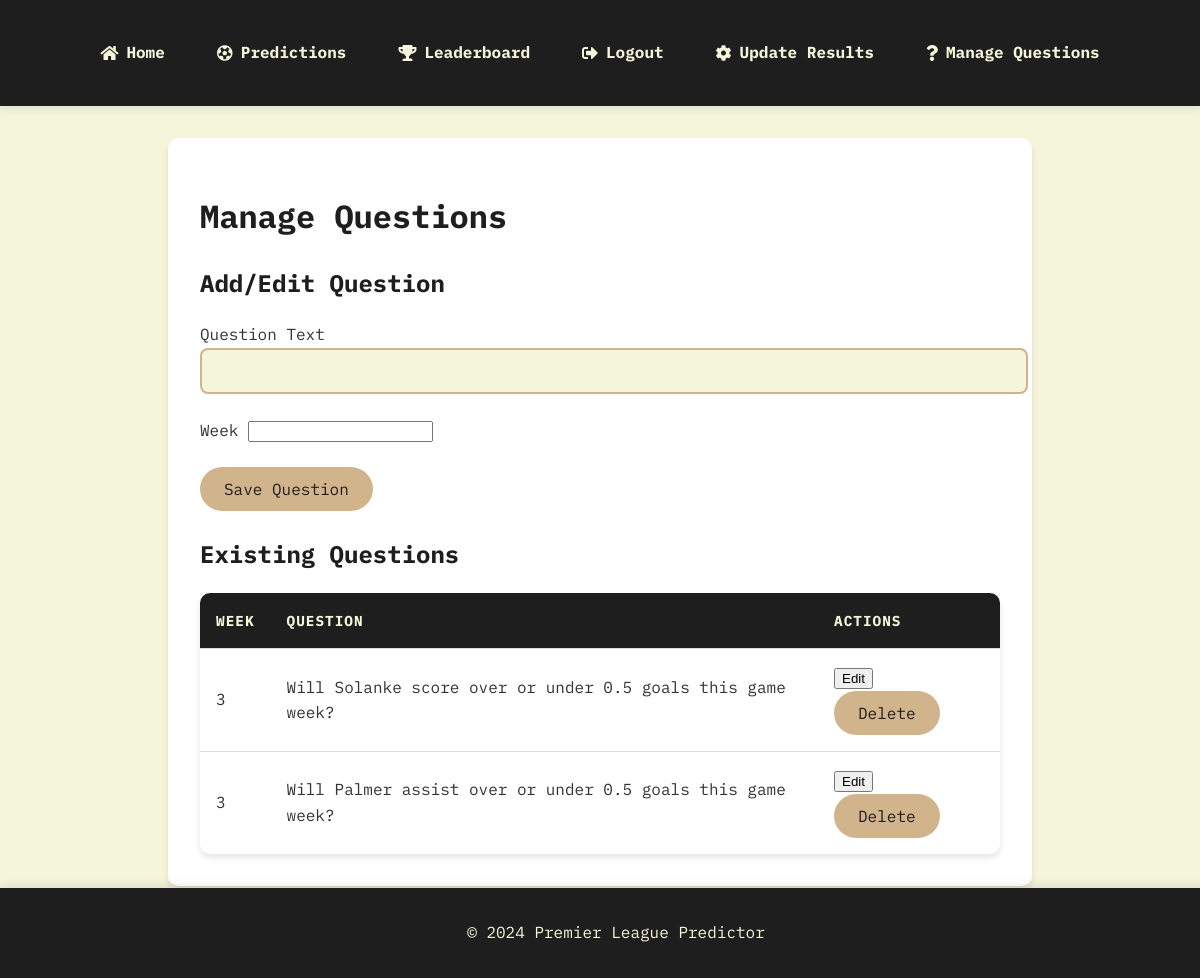
Before: /admin/manage_questions (signed in) with the older database file.
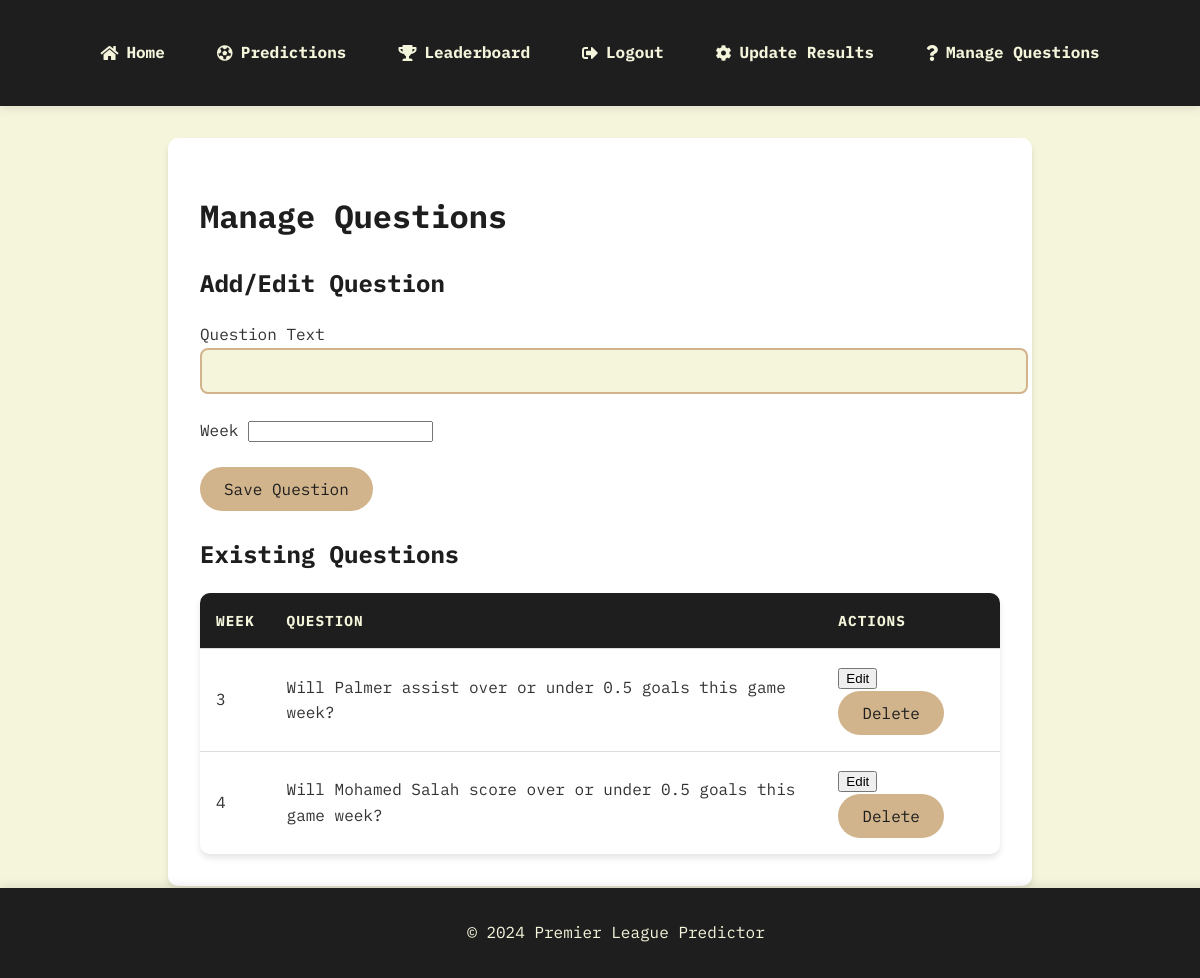
After: the same page with the newer database file.
### app/models.py (models this page shows)
class Question(db.Model):
    id = db.Column(db.Integer, primary_key=True)
    text = db.Column(db.String(255), nullable=False)
    week = db.Column(db.Integer, nullable=False)
    predictions = db.relationship('Prediction', backref='question', lazy=True)
    result = db.Column(db.String(10))

### app/routes.py (the view, shortened to what this page needs)
@main.route('/admin/manage_questions', methods=['GET', 'POST'])
@login_required
def admin_manage_questions():
    if not current_user.is_admin:
        flash('You do not have permission to access this page.')
        return redirect(url_for('main.index'))
    form = QuestionForm()
    questions = Question.query.order_by(Question.week, Question.id).all()
    return render_template('admin_manage_questions.html', form=form, questions=questions)

### app/forms.py
class QuestionForm(FlaskForm):
    question_id = HiddenField('Question ID')
    text = StringField('Question Text', validators=[DataRequired()])
    week = IntegerField('Week', validators=[DataRequired()])
    submit = SubmitField('Save Question')

### app/templates/admin_manage_questions.html (shortened to what this page needs)
{% extends "base.html" %}
{% block content %}
    <h1>Manage Questions</h1>
    <h2>Add/Edit Question</h2>
    <form method="POST">
        <div>
            {{ form.text.label }}
            {{ form.text(size=50) }}
        </div>
        <div>
            {{ form.week.label }}
            {{ form.week() }}
        </div>
        <div>
            {{ form.submit() }}
        </div>
    </form>
    <h2>Existing Questions</h2>
    <table>
        <thead>
            <tr>
                <th>Week</th>
                <th>Question</th>
                <th>Actions</th>
            </tr>
        </thead>
        <tbody>
            {% for question in questions %}
                <tr>
                    <td>{{ question.week }}</td>
                    <td>{{ question.text }}</td>
                    <td>
                        <button onclick="editQuestion({{ question.id }}, '{{ question.text }}', {{ question.week }})">Edit</button>
                        <form method="POST" action="{{ url_for('main.admin_delete_question', question_id=question.id) }}" style="display:inline;">
                            <input type="submit" value="Delete" onclick="return confirm('Are you sure you want to delete this question?');">
                        </form>
                    </td>
                </tr>
            {% endfor %}
        </tbody>
    </table>
{% endblock %}

Changed rows visible on the page:
changed Question "Will Palmer assist over or under 0.5 goals this game week?": moves up the list
changed Question: week "3" → "4"; text "Will Solanke score over or under 0.5 goals this game week?" → "Will Mohamed Salah score over or under 0.5 goals this game week?"
